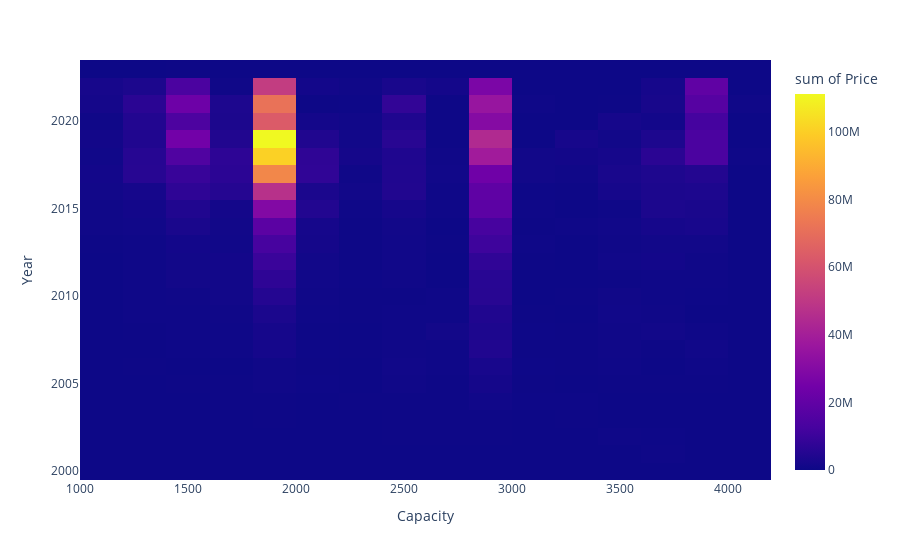

Here is the notebook cell this chart was saved with:
### Code cell
#Create a new df with selected requirements base on Capacity
#s_man2000 = s_man[s_man['Year']>= 2000]
#s_man2000 = s_man[s_man['Capacity'].between(1000,4000) ]


s_man2000 = s_man.query('Year >= 2000')\
        .query('Capacity >= 1000')\
        .query('Capacity <= 4000')\

#heatmap chart 
px.density_heatmap(s_man2000, x='Capacity', y='Year' , z='Price')

### Figure 1 — Plotly figure (JSON) as saved in the notebook; plotly's stock layout.template omitted (floating-point values rounded to 4 significant figures; data arrays with more than 128 entries replaced by an {"elided": "..."} marker saying what was removed)
{"data": [{"coloraxis": "coloraxis", "histfunc": "sum", "hovertemplate": "Capacity=%{x}<br>Year=%{y}<br>sum of Price=%{z}<extra></extra>", "name": "", "type": "histogram2d", "x": {"elided": "11589 int values"}, "xaxis": "x", "xbingroup": "x", "y": {"elided": "11589 int values"}, "yaxis": "y", "ybingroup": "y", "z": {"elided": "11589 int values"}}], "layout": {"autosize": true, "coloraxis": {"colorbar": {"title": {"text": "sum of Price"}}, "colorscale": [[0, "#0d0887"], [0.1111, "#46039f"], [0.2222, "#7201a8"], [0.3333, "#9c179e"], [0.4444, "#bd3786"], [0.5556, "#d8576b"], [0.6667, "#ed7953"], [0.7778, "#fb9f3a"], [0.8889, "#fdca26"], [1, "#f0f921"]]}, "legend": {"tracegroupgap": 0}, "margin": {"t": 60}, "xaxis": {"anchor": "y", "autorange": true, "domain": [0, 1], "range": [999.5, 4200.0], "title": {"text": "Capacity"}, "type": "linear"}, "yaxis": {"anchor": "x", "autorange": true, "domain": [0, 1], "range": [2000.0, 2024.0], "title": {"text": "Year"}, "type": "linear"}}}
